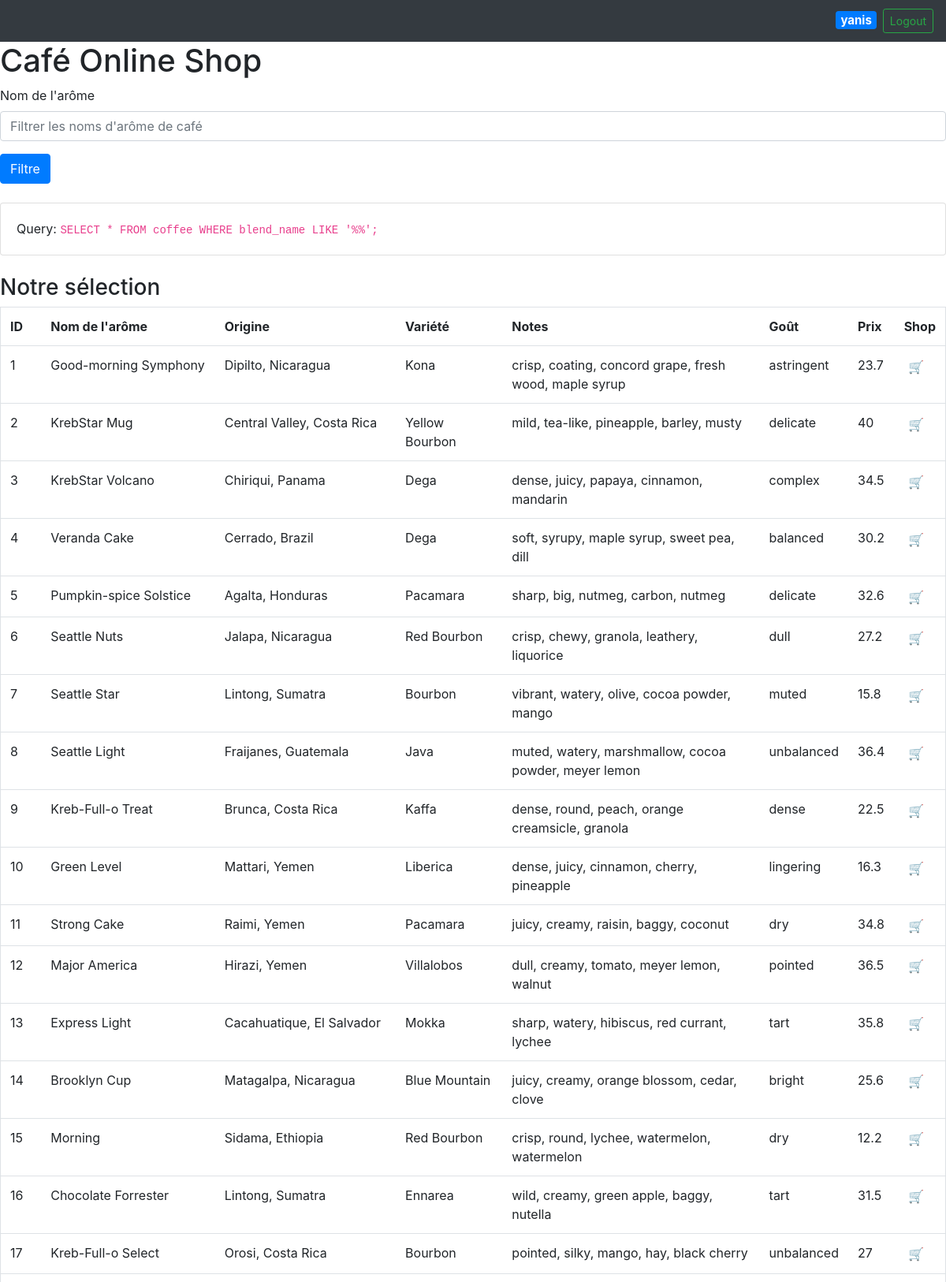
Page /index.php (signed in, upper part) on the committed database.
### tables this page shows
CREATE TABLE users (
  id SERIAL PRIMARY KEY,
  name TEXT NOT NULL,
  email TEXT NOT NULL,
  password TEXT NOT NULL,
  role ENUM('admin', 'consumer')
);

CREATE TABLE coffee (
  id SERIAL PRIMARY KEY,
  blend_name char(64),
  origin char(64),
  variety char(64),
  notes char(64),
  intensifier char(64),
  price float
);

### lib/helpers.php (called while the page is built, shortened)
<?php
function setup()
{
  return true;
}
function current_user()
{
  $user_id = $_SESSION['user_id'];
  $query = "SELECT * from users WHERE id=$user_id";
  $db = connectdb();
  $result = mysqli_multi_query($db, $query);
  if ($result) {
    $result = mysqli_use_result($db);
  }
  if ($result) {
    $user = mysqli_fetch_array($result, MYSQLI_ASSOC);
    return $user;
  }
  return false;
}
function logged_in()
{
  return setup();
}

### lib/show_table.php (the view, shortened to what this page needs)
<?php
function show_table($blend_name)
{
  require_once('helpers.php');
  $logged_in = logged_in();
  ?>
  <table class="table border">
    <tr>
      <th>ID</th>
      <th>Nom de l'arôme</th>
      <th>Origine</th>
      <th>Variété</th>
      <th>Notes</th>
      <th>Goût</th>
      <th>Prix</th>
      <?php
      if ($logged_in) {
        echo ("<th>Shop</th>");
      }
      ?>
    </tr>
    <?php
    $query = "SELECT * FROM coffee WHERE blend_name LIKE '%$blend_name%';";
    ?>
    <br>
    <div class="card">
      <div class="card-body">
        Query: <code>
          <?php
          echo ($query);
          ?>
        </code>
      </div>
    </div>
    <br>
    <h3>Notre sélection</h3>
    <?php
    $db = connectdb();
    $result = mysqli_multi_query($db, $query);
    if ($result) {
      $result = mysqli_use_result($db);
    }
    if ($result) {
      while ($coffee = mysqli_fetch_array($result, MYSQLI_ASSOC)) {
        echo ('<tr>');
        foreach ($coffee as $attr) {
          echo ('<td>' . $attr . '</td>');
        }
        if ($logged_in) {
          $id = $coffee['id'];
          echo ("
            <td>
              <form action=\"lib/add_to_cart.php\" method=\"post\">
                <button name=\"item\" value=\"$id\" type=\"submit\" class=\"btn px-1 py-0\">
                  🛒
                </button>
              </form>
            </td>
          ");
        }
        echo ('</tr>');
      }
    } else {
      echo ('ERROR: ' . mysqli_error($db));
    }
    ?>
  </table>
<?php
}
?>

### index.php (shortened to what this page needs)
<!DOCTYPE html>
<html>
<head>
  <link rel="stylesheet" href="https://stackpath.bootstrapcdn.com/bootstrap/4.2.1/css/bootstrap.min.css">
</head>
<body>
  <?php
  require_once('lib/helpers.php');
  $filter = array_key_exists('blend', $_GET) ? $_GET['blend'] : '';
  ?>
  <nav class="navbar navbar-dark bg-dark justify-content-end">
    <?php
  if (logged_in()) {
    $user = current_user();
    ?>
      <form class="form-inline mr-0" action="lib/logout.php" method="post">
        <h5 class="mr-2 mt-1"><span class="badge badge-primary"><?php echo ($user['name']); ?></span></h5>
        <button class="btn btn-outline-success my-2 btn-sm my-sm-0" type="submit">Logout</button>
      </form>
    <?php
  }
  ?>
  </nav>
  <h1>Café Online Shop</h1>
  <form action="index.php" method="get">
    <div class="form-group">
      <label for="blendFilter">Nom de l'arôme</label>
      <input type="text" class="form-control" id="blendFilter" name="blend" placeholder="Filtrer les noms d'arôme de café" value=<?php echo ('"' . $filter . '"'); ?>>
    </div>
    <button type="submit" class="btn btn-primary">Filtre</button>
  </form>
  <?php
  require_once('lib/show_table.php');
  show_table($filter);
  ?>
</body>
</html>

### rows in the picture
users: name "yanis"
coffee: id "1", blend_name "Good-morning Symphony", origin "Dipilto, Nicaragua", variety "Kona", notes "crisp, coating, concord grape, fresh wood, maple syrup", intensifier "astringent", price "23.7"
coffee: id "2", blend_name "KrebStar Mug", origin "Central Valley, Costa Rica", variety "Yellow Bourbon", notes "mild, tea-like, pineapple, barley, musty", intensifier "delicate", price "40"
coffee: id "3", blend_name "KrebStar Volcano", origin "Chiriqui, Panama", variety "Dega", notes "dense, juicy, papaya, cinnamon, mandarin", intensifier "complex", price "34.5"
coffee: id "4", blend_name "Veranda Cake", origin "Cerrado, Brazil", variety "Dega", notes "soft, syrupy, maple syrup, sweet pea, dill", intensifier "balanced", price "30.2"
coffee: id "5", blend_name "Pumpkin-spice Solstice", origin "Agalta, Honduras", variety "Pacamara", notes "sharp, big, nutmeg, carbon, nutmeg", intensifier "delicate", price "32.6"
coffee: id "6", blend_name "Seattle Nuts", origin "Jalapa, Nicaragua", variety "Red Bourbon", notes "crisp, chewy, granola, leathery, liquorice", intensifier "dull", price "27.2"
coffee: id "7", blend_name "Seattle Star", origin "Lintong, Sumatra", variety "Bourbon", notes "vibrant, watery, olive, cocoa powder, mango", intensifier "muted", price "15.8"
coffee: id "8", blend_name "Seattle Light", origin "Fraijanes, Guatemala", variety "Java", notes "muted, watery, marshmallow, cocoa powder, meyer lemon", intensifier "unbalanced", price "36.4"
coffee: id "9", blend_name "Kreb-Full-o Treat", origin "Brunca, Costa Rica", variety "Kaffa", notes "dense, round, peach, orange creamsicle, granola", intensifier "dense", price "22.5"
coffee: id "10", blend_name "Green Level", origin "Mattari, Yemen", variety "Liberica", notes "dense, juicy, cinnamon, cherry, pineapple", intensifier "lingering", price "16.3"
coffee: id "11", blend_name "Strong Cake", origin "Raimi, Yemen", variety "Pacamara", notes "juicy, creamy, raisin, baggy, coconut", intensifier "dry", price "34.8"
coffee: id "12", blend_name "Major America", origin "Hirazi, Yemen", variety "Villalobos", notes "dull, creamy, tomato, meyer lemon, walnut", intensifier "pointed", price "36.5"
coffee: id "13", blend_name "Express Light", origin "Cacahuatique, El Salvador", variety "Mokka", notes "sharp, watery, hibiscus, red currant, lychee", intensifier "tart", price "35.8"
coffee: id "14", blend_name "Brooklyn Cup", origin "Matagalpa, Nicaragua", variety "Blue Mountain", notes "juicy, creamy, orange blossom, cedar, clove", intensifier "bright", price "25.6"
coffee: id "15", blend_name "Morning", origin "Sidama, Ethiopia", variety "Red Bourbon", notes "crisp, round, lychee, watermelon, watermelon", intensifier "dry", price "12.2"
coffee: id "16", blend_name "Chocolate Forrester", origin "Lintong, Sumatra", variety "Ennarea", notes "wild, creamy, green apple, baggy, nutella", intensifier "tart", price "31.5"
coffee: id "17", blend_name "Kreb-Full-o Select", origin "Orosi, Costa Rica", variety "Bourbon", notes "pointed, silky, mango, hay, black cherry", intensifier "unbalanced", price "27"

### other values in the picture
$query "SELECT * FROM coffee WHERE blend_name LIKE '%%';"
